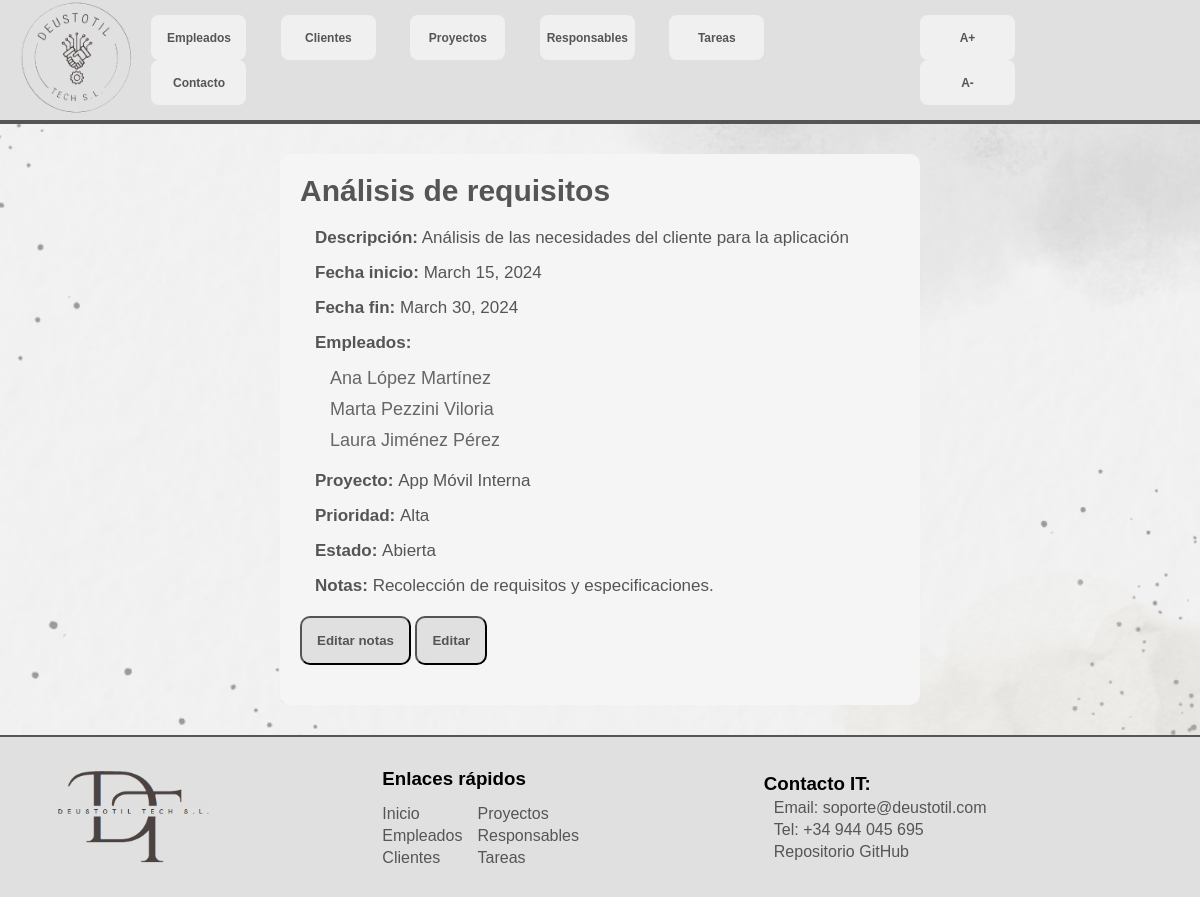
/deustotil/4/detalles_tarea, run on an earlier commit of the app's database.
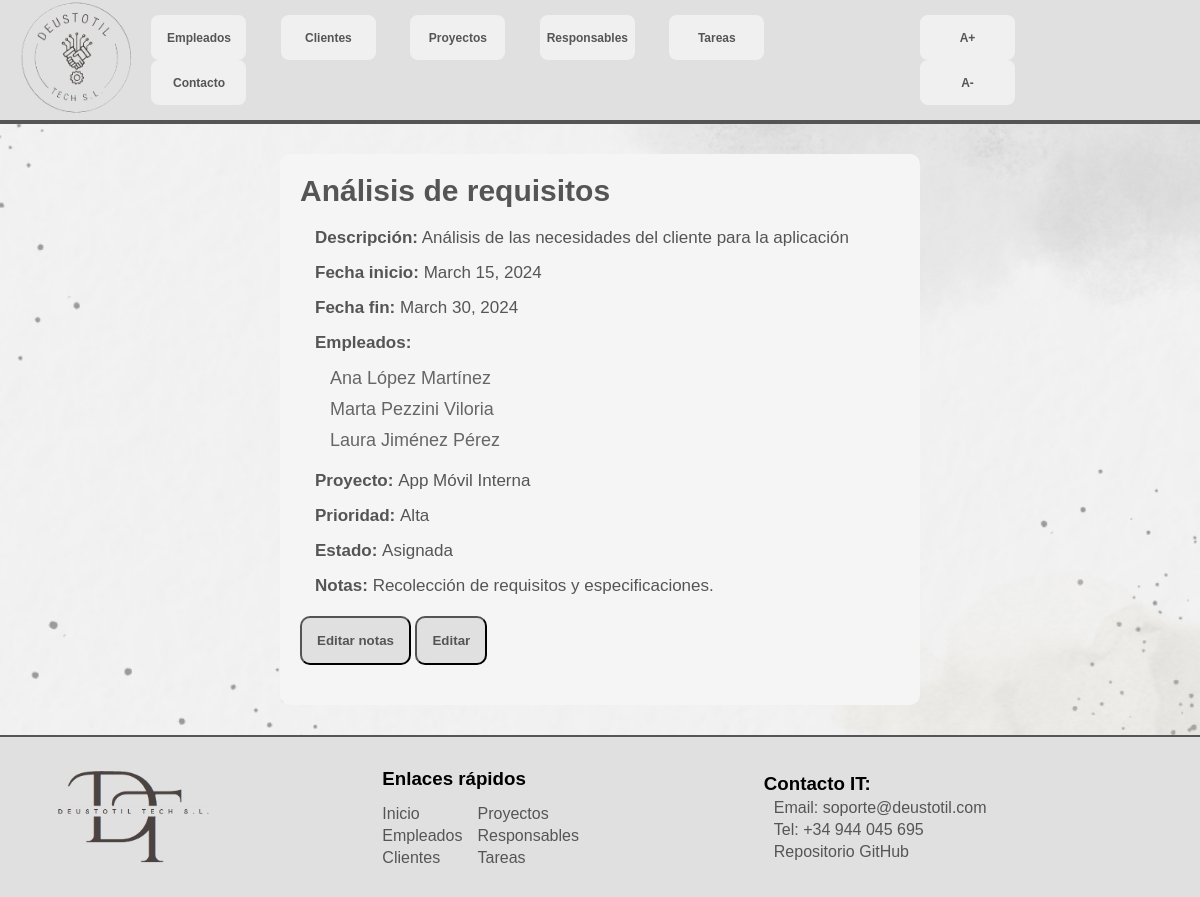
And on a later commit of the database.
### appdeustotil/models.py (models this page shows, shortened)
class Tarea(models.Model):
    nombre = models.CharField(max_length=30)
    descripcion = models.TextField(null = True, blank=True)
    fecha_inicio = models.DateField()
    fecha_fin = models.DateField()
    responsable = models.ManyToManyField(Empleado)
    proyecto = models.ForeignKey(Proyecto, on_delete=models.CASCADE)
    prioridad = models.CharField(max_length= 5, choices=[("Baja","baja"), ("Media","media"), ("Alta","alta")], default = "baja")
    estado = models.CharField(max_length=10, choices=[("Abierta","abierta"),("Asignada","asignada"), ("En proceso","en proceso"), ("Finalizada","finalizada")], default="Abierta")
    notas = models.TextField(null = True, blank=True)

class Proyecto(models.Model):
    nombre = models.CharField(max_length=30)
    descripcion = models.TextField(null = True, blank=True)
    fecha_inicio = models.DateField()
    fecha_fin = models.DateField()
    codigo = models.CharField(null=True, blank=True)
    presupuesto = models.FloatField()
    estado = models.CharField(max_length=15, choices=[('pendiente','Pendiente'),('completado', 'Completado')], null=True)
    cliente = models.ForeignKey(Cliente, on_delete=models.CASCADE)
    responsables = models.ManyToManyField(Responsable)
    def __str__(self):
        return self.nombre

### appdeustotil/views.py (the view)
# urls.py: path('<int:pk>/detalles_tarea', views.TareaDetailView.as_view(), name='detalles_tarea'),
class TareaDetailView(DetailView):
    model = Tarea

### appdeustotil/templates/appdeustotil/tarea_detail.html
{% extends "base.html" %}
{% block content %}
<section id="content">
    <h2>{{ tarea.nombre }}</h2>
    <p><strong>Descripción:</strong> {{ tarea.descripcion }}</p>
    <p><strong>Fecha inicio: </strong>{{tarea.fecha_inicio}}</p>
    <p><strong>Fecha fin: </strong>{{tarea.fecha_fin}}</p>
    <p><strong>Empleados: </strong></p>
    <ul>
        {% for empleado in tarea.responsable.all %}
            <li>
                <a href="{% url 'detalles_empleado' empleado.id %}">{{ empleado.nombre }} {{ empleado.apellidos }}</a>
            </li>
        {% empty %}
            <li>
                No tiene empleados identificados.
            </li>
        {% endfor %}
    </ul>
    <p><strong>Proyecto: </strong>{{tarea.proyecto}}</p>
    <p><strong>Prioridad: </strong>{{tarea.prioridad}}</p>
    <p><strong>Estado: </strong>{{tarea.estado}}</p>
    <p><strong>Notas: </strong>{{tarea.notas}}</p>
    <button><a href="{% url 'modificar_tarea_notas' tarea.id %}">Editar notas</a></button>
    <button><a href="{% url 'modificar_tarea' tarea.id %}">Editar</a></button>
</section>
{% endblock %}

What changed in the data, as far as the page shows it:
changed Tarea "Análisis de requisitos": estado "Abierta" → "Asignada"
